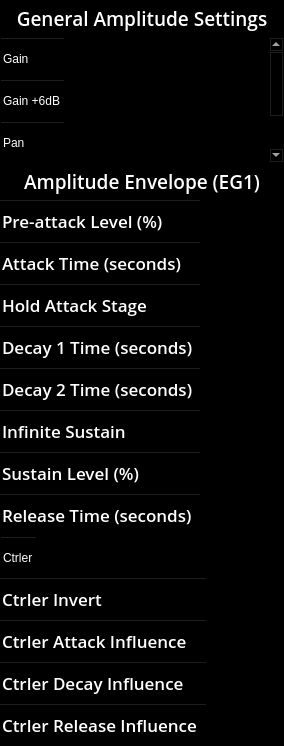
        <widget class="QFrame" name="frameLeft">
         <property name="sizePolicy">
          <sizepolicy hsizetype="Expanding" vsizetype="Expanding">
           <horstretch>0</horstretch>
           <verstretch>0</verstretch>
          </sizepolicy>
         </property>
         <property name="minimumSize">
          <size>
           <width>284</width>
           <height>746</height>
          </size>
         </property>
         <property name="maximumSize">
          <size>
           <width>284</width>
           <height>746</height>
          </size>
         </property>
         <property name="palette">
          <palette>
           <active>
            <colorrole role="WindowText">
             <brush brushstyle="SolidPattern">
              <color alpha="255">
               <red>255</red>
               <green>255</green>
               <blue>255</blue>
              </color>
             </brush>
            </colorrole>
            <colorrole role="Button">
             <brush brushstyle="SolidPattern">
              <color alpha="255">
               <red>0</red>
               <green>0</green>
               <blue>0</blue>
              </color>
             </brush>
            </colorrole>
            <colorrole role="Text">
             <brush brushstyle="SolidPattern">
              <color alpha="255">
               <red>255</red>
               <green>255</green>
               <blue>255</blue>
              </color>
             </brush>
            </colorrole>
            <colorrole role="ButtonText">
             <brush brushstyle="SolidPattern">
              <color alpha="255">
               <red>255</red>
               <green>255</green>
               <blue>255</blue>
              </color>
             </brush>
            </colorrole>
            <colorrole role="Base">
             <brush brushstyle="SolidPattern">
              <color alpha="255">
               <red>0</red>
               <green>0</green>
               <blue>0</blue>
              </color>
             </brush>
            </colorrole>
            <colorrole role="Window">
             <brush brushstyle="SolidPattern">
              <color alpha="255">
               <red>0</red>
               <green>0</green>
               <blue>0</blue>
              </color>
             </brush>
            </colorrole>
           </active>
           <inactive>
            <colorrole role="WindowText">
             <brush brushstyle="SolidPattern">
              <color alpha="255">
               <red>255</red>
               <green>255</green>
               <blue>255</blue>
              </color>
             </brush>
            </colorrole>
            <colorrole role="Button">
             <brush brushstyle="SolidPattern">
              <color alpha="255">
               <red>0</red>
               <green>0</green>
               <blue>0</blue>
              </color>
             </brush>
            </colorrole>
            <colorrole role="Text">
             <brush brushstyle="SolidPattern">
              <color alpha="255">
               <red>255</red>
               <green>255</green>
               <blue>255</blue>
              </color>
             </brush>
            </colorrole>
            <colorrole role="ButtonText">
             <brush brushstyle="SolidPattern">
              <color alpha="255">
               <red>255</red>
               <green>255</green>
               <blue>255</blue>
              </color>
             </brush>
            </colorrole>
            <colorrole role="Base">
             <brush brushstyle="SolidPattern">
              <color alpha="255">
               <red>0</red>
               <green>0</green>
               <blue>0</blue>
              </color>
             </brush>
            </colorrole>
            <colorrole role="Window">
             <brush brushstyle="SolidPattern">
              <color alpha="255">
               <red>0</red>
               <green>0</green>
               <blue>0</blue>
              </color>
             </brush>
            </colorrole>
           </inactive>
           <disabled>
            <colorrole role="WindowText">
             <brush brushstyle="SolidPattern">
              <color alpha="255">
               <red>255</red>
               <green>255</green>
               <blue>255</blue>
              </color>
             </brush>
            </colorrole>
            <colorrole role="Button">
             <brush brushstyle="SolidPattern">
              <color alpha="255">
               <red>0</red>
               <green>0</green>
               <blue>0</blue>
              </color>
             </brush>
            </colorrole>
            <colorrole role="Text">
             <brush brushstyle="SolidPattern">
              <color alpha="255">
               <red>255</red>
               <green>255</green>
               <blue>255</blue>
              </color>
             </brush>
            </colorrole>
            <colorrole role="ButtonText">
             <brush brushstyle="SolidPattern">
              <color alpha="255">
               <red>255</red>
               <green>255</green>
               <blue>255</blue>
              </color>
             </brush>
            </colorrole>
            <colorrole role="Base">
             <brush brushstyle="SolidPattern">
              <color alpha="255">
               <red>0</red>
               <green>0</green>
               <blue>0</blue>
              </color>
             </brush>
            </colorrole>
            <colorrole role="Window">
             <brush brushstyle="SolidPattern">
              <color alpha="255">
               <red>0</red>
               <green>0</green>
               <blue>0</blue>
              </color>
             </brush>
            </colorrole>
           </disabled>
          </palette>
         </property>
         <property name="styleSheet">
          <string notr="true"/>
         </property>
         <property name="frameShape">
          <enum>QFrame::NoFrame</enum>
         </property>
         <property name="frameShadow">
          <enum>QFrame::Raised</enum>
         </property>
         <layout class="QGridLayout" name="gridLayout_3">
          <property name="leftMargin">
           <number>0</number>
          </property>
          <property name="topMargin">
           <number>0</number>
          </property>
          <property name="rightMargin">
           <number>0</number>
          </property>
          <property name="bottomMargin">
           <number>0</number>
          </property>
          <property name="spacing">
           <number>0</number>
          </property>
          <item row="3" column="0">
           <widget class="QTableWidget" name="twAmplitudeEnvelope">
            <property name="minimumSize">
             <size>
              <width>0</width>
              <height>336</height>
             </size>
            </property>
            <property name="maximumSize">
             <size>
              <width>16777215</width>
              <height>336</height>
             </size>
            </property>
            <property name="palette">
             <palette>
              <active>
               <colorrole role="WindowText">
                <brush brushstyle="SolidPattern">
                 <color alpha="255">
                  <red>255</red>
                  <green>255</green>
                  <blue>255</blue>
                 </color>
                </brush>
               </colorrole>
               <colorrole role="Button">
                <brush brushstyle="SolidPattern">
                 <color alpha="0">
                  <red>0</red>
                  <green>0</green>
                  <blue>0</blue>
                 </color>
                </brush>
               </colorrole>
               <colorrole role="Text">
                <brush brushstyle="SolidPattern">
                 <color alpha="255">
                  <red>255</red>
                  <green>255</green>
                  <blue>255</blue>
                 </color>
                </brush>
               </colorrole>
               <colorrole role="ButtonText">
                <brush brushstyle="SolidPattern">
                 <color alpha="255">
                  <red>255</red>
                  <green>255</green>
                  <blue>255</blue>
                 </color>
                </brush>
               </colorrole>
               <colorrole role="Base">
                <brush brushstyle="NoBrush">
                 <color alpha="255">
                  <red>0</red>
                  <green>0</green>
                  <blue>0</blue>
                 </color>
                </brush>
               </colorrole>
               <colorrole role="Window">
                <brush brushstyle="SolidPattern">
                 <color alpha="0">
                  <red>0</red>
                  <green>0</green>
                  <blue>0</blue>
                 </color>
                </brush>
               </colorrole>
               <colorrole role="Highlight">
                <brush brushstyle="SolidPattern">
                 <color alpha="255">
                  <red>239</red>
                  <green>159</green>
                  <blue>31</blue>
                 </color>
                </brush>
               </colorrole>
              </active>
              <inactive>
               <colorrole role="WindowText">
                <brush brushstyle="SolidPattern">
                 <color alpha="255">
                  <red>255</red>
                  <green>255</green>
                  <blue>255</blue>
                 </color>
                </brush>
               </colorrole>
               <colorrole role="Button">
                <brush brushstyle="SolidPattern">
                 <color alpha="0">
                  <red>0</red>
                  <green>0</green>
                  <blue>0</blue>
                 </color>
                </brush>
               </colorrole>
               <colorrole role="Text">
                <brush brushstyle="SolidPattern">
                 <color alpha="255">
                  <red>255</red>
                  <green>255</green>
                  <blue>255</blue>
                 </color>
                </brush>
               </colorrole>
               <colorrole role="ButtonText">
                <brush brushstyle="SolidPattern">
                 <color alpha="255">
                  <red>255</red>
                  <green>255</green>
                  <blue>255</blue>
                 </color>
                </brush>
               </colorrole>
               <colorrole role="Base">
                <brush brushstyle="NoBrush">
                 <color alpha="255">
                  <red>0</red>
                  <green>0</green>
                  <blue>0</blue>
                 </color>
                </brush>
               </colorrole>
               <colorrole role="Window">
                <brush brushstyle="SolidPattern">
                 <color alpha="0">
                  <red>0</red>
                  <green>0</green>
                  <blue>0</blue>
                 </color>
                </brush>
               </colorrole>
               <colorrole role="Highlight">
                <brush brushstyle="SolidPattern">
                 <color alpha="255">
                  <red>239</red>
                  <green>159</green>
                  <blue>31</blue>
                 </color>
                </brush>
               </colorrole>
              </inactive>
              <disabled>
               <colorrole role="WindowText">
                <brush brushstyle="SolidPattern">
                 <color alpha="255">
                  <red>255</red>
                  <green>255</green>
                  <blue>255</blue>
                 </color>
                </brush>
               </colorrole>
               <colorrole role="Button">
                <brush brushstyle="SolidPattern">
                 <color alpha="0">
                  <red>0</red>
                  <green>0</green>
                  <blue>0</blue>
                 </color>
                </brush>
               </colorrole>
               <colorrole role="Text">
                <brush brushstyle="SolidPattern">
                 <color alpha="255">
                  <red>255</red>
                  <green>255</green>
                  <blue>255</blue>
                 </color>
                </brush>
               </colorrole>
               <colorrole role="ButtonText">
                <brush brushstyle="SolidPattern">
                 <color alpha="255">
                  <red>255</red>
                  <green>255</green>
                  <blue>255</blue>
                 </color>
                </brush>
               </colorrole>
               <colorrole role="Base">
                <brush brushstyle="NoBrush">
                 <color alpha="255">
                  <red>0</red>
                  <green>0</green>
                  <blue>0</blue>
                 </color>
                </brush>
               </colorrole>
               <colorrole role="Window">
                <brush brushstyle="SolidPattern">
                 <color alpha="0">
                  <red>0</red>
                  <green>0</green>
                  <blue>0</blue>
                 </color>
                </brush>
               </colorrole>
               <colorrole role="Highlight">
                <brush brushstyle="SolidPattern">
                 <color alpha="255">
                  <red>239</red>
                  <green>159</green>
                  <blue>31</blue>
                 </color>
                </brush>
               </colorrole>
              </disabled>
             </palette>
            </property>
            <property name="font">
             <font>
              <family>Open Sans</family>
              <pointsize>13</pointsize>
              <weight>68</weight>
              <italic>false</italic>
              <bold>true</bold>
             </font>
            </property>
            <property name="styleSheet">
             <string notr="true"/>
            </property>
            <property name="frameShape">
             <enum>QFrame::NoFrame</enum>
            </property>
            <property name="editTriggers">
             <set>QAbstractItemView::EditKeyPressed</set>
            </property>
            <property name="showDropIndicator" stdset="0">
             <bool>false</bool>
            </property>
            <property name="selectionMode">
             <enum>QAbstractItemView::SingleSelection</enum>
            </property>
            <property name="selectionBehavior">
             <enum>QAbstractItemView::SelectRows</enum>
            </property>
            <property name="showGrid">
             <bool>true</bool>
            </property>
            <property name="gridStyle">
             <enum>Qt::NoPen</enum>
            </property>
            <property name="columnCount">
             <number>1</number>
            </property>
            <attribute name="horizontalHeaderVisible">
             <bool>false</bool>
            </attribute>
            <attribute name="horizontalHeaderDefaultSectionSize">
             <number>30</number>
            </attribute>
            <attribute name="horizontalHeaderMinimumSectionSize">
             <number>1</number>
            </attribute>
            <attribute name="horizontalHeaderStretchLastSection">
             <bool>true</bool>
            </attribute>
            <attribute name="verticalHeaderDefaultSectionSize">
             <number>42</number>
            </attribute>
            <row>
             <property name="text">
              <string>Pre-attack Level (%)</string>
             </property>
            </row>
            <row>
             <property name="text">
              <string>Attack Time (seconds)</string>
             </property>
            </row>
            <row>
             <property name="text">
              <string>Hold Attack Stage</string>
             </property>
            </row>
            <row>
             <property name="text">
              <string>Decay 1 Time (seconds)</string>
             </property>
            </row>
            <row>
             <property name="text">
              <string>Decay 2 Time (seconds)</string>
             </property>
            </row>
            <row>
             <property name="text">
              <string>Infinite Sustain</string>
             </property>
            </row>
            <row>
             <property name="text">
              <string>Sustain Level (%)</string>
             </property>
            </row>
            <row>
             <property name="text">
              <string>Release Time (seconds)</string>
             </property>
            </row>
            <column/>
            <item row="0" column="0">
             <property name="text">
              <string/>
             </property>
             <property name="foreground">
              <brush brushstyle="NoBrush">
               <color alpha="255">
                <red>255</red>
                <green>255</green>
                <blue>255</blue>
               </color>
              </brush>
             </property>
            </item>
            <item row="1" column="0">
             <property name="text">
              <string/>
             </property>
             <property name="foreground">
              <brush brushstyle="NoBrush">
               <color alpha="255">
                <red>255</red>
                <green>255</green>
                <blue>255</blue>
               </color>
              </brush>
             </property>
            </item>
            <item row="2" column="0">
             <property name="text">
              <string/>
             </property>
             <property name="foreground">
              <brush brushstyle="NoBrush">
               <color alpha="255">
                <red>255</red>
                <green>255</green>
                <blue>255</blue>
               </color>
              </brush>
             </property>
            </item>
            <item row="3" column="0">
             <property name="text">
              <string/>
             </property>
             <property name="foreground">
              <brush brushstyle="NoBrush">
               <color alpha="255">
                <red>255</red>
                <green>255</green>
                <blue>255</blue>
               </color>
              </brush>
             </property>
            </item>
            <item row="4" column="0">
             <property name="text">
              <string/>
             </property>
             <property name="foreground">
              <brush brushstyle="NoBrush">
               <color alpha="255">
                <red>255</red>
                <green>255</green>
                <blue>255</blue>
               </color>
              </brush>
             </property>
            </item>
            <item row="5" column="0">
             <property name="text">
              <string/>
             </property>
             <property name="foreground">
              <brush brushstyle="NoBrush">
               <color alpha="255">
                <red>255</red>
                <green>255</green>
                <blue>255</blue>
               </color>
              </brush>
             </property>
            </item>
            <item row="6" column="0">
             <property name="text">
              <string/>
             </property>
             <property name="foreground">
              <brush brushstyle="NoBrush">
               <color alpha="255">
                <red>255</red>
                <green>255</green>
                <blue>255</blue>
               </color>
              </brush>
             </property>
            </item>
            <item row="7" column="0">
             <property name="text">
              <string/>
             </property>
             <property name="foreground">
              <brush brushstyle="NoBrush">
               <color alpha="255">
                <red>255</red>
                <green>255</green>
                <blue>255</blue>
               </color>
              </brush>
             </property>
            </item>
           </widget>
          </item>
          <item row="5" column="0">
           <widget class="QTableWidget" name="twControllerInfluence">
            <property name="minimumSize">
             <size>
              <width>0</width>
              <height>168</height>
             </size>
            </property>
            <property name="maximumSize">
             <size>
              <width>16777215</width>
              <height>168</height>
             </size>
            </property>
            <property name="font">
             <font>
              <family>Open Sans</family>
              <pointsize>13</pointsize>
              <weight>68</weight>
              <italic>false</italic>
              <bold>true</bold>
             </font>
            </property>
            <property name="styleSheet">
             <string notr="true"/>
            </property>
            <property name="frameShape">
             <enum>QFrame::NoFrame</enum>
            </property>
            <property name="selectionMode">
             <enum>QAbstractItemView::SingleSelection</enum>
            </property>
            <property name="selectionBehavior">
             <enum>QAbstractItemView::SelectRows</enum>
            </property>
            <property name="showGrid">
             <bool>true</bool>
            </property>
            <property name="gridStyle">
             <enum>Qt::NoPen</enum>
            </property>
            <property name="columnCount">
             <number>1</number>
            </property>
            <attribute name="horizontalHeaderVisible">
             <bool>false</bool>
            </attribute>
            <attribute name="horizontalHeaderStretchLastSection">
             <bool>true</bool>
            </attribute>
            <attribute name="verticalHeaderDefaultSectionSize">
             <number>42</number>
            </attribute>
            <row>
             <property name="text">
              <string>Ctrler Invert</string>
             </property>
            </row>
            <row>
             <property name="text">
              <string>Ctrler Attack Influence</string>
             </property>
            </row>
            <row>
             <property name="text">
              <string>Ctrler Decay Influence</string>
             </property>
            </row>
            <row>
             <property name="text">
              <string>Ctrler Release Influence</string>
             </property>
            </row>
            <column/>
           </widget>
          </item>
          <item row="1" column="0">
           <widget class="QTableWidget" name="twAmplitudeBasic">
            <property name="minimumSize">
             <size>
              <width>0</width>
              <height>126</height>
             </size>
            </property>
            <property name="maximumSize">
             <size>
              <width>16777215</width>
              <height>126</height>
             </size>
            </property>
            <property name="styleSheet">
             <string notr="true"/>
            </property>
            <property name="editTriggers">
             <set>QAbstractItemView::EditKeyPressed</set>
            </property>
            <property name="selectionMode">
             <enum>QAbstractItemView::SingleSelection</enum>
            </property>
            <property name="selectionBehavior">
             <enum>QAbstractItemView::SelectRows</enum>
            </property>
            <property name="gridStyle">
             <enum>Qt::NoPen</enum>
            </property>
            <property name="columnCount">
             <number>1</number>
            </property>
            <attribute name="horizontalHeaderVisible">
             <bool>false</bool>
            </attribute>
            <attribute name="horizontalHeaderDefaultSectionSize">
             <number>100</number>
            </attribute>
            <attribute name="horizontalHeaderStretchLastSection">
             <bool>true</bool>
            </attribute>
            <attribute name="verticalHeaderDefaultSectionSize">
             <number>42</number>
            </attribute>
            <row>
             <property name="text">
              <string>Gain</string>
             </property>
            </row>
            <row>
             <property name="text">
              <string>Gain +6dB</string>
             </property>
            </row>
            <row>
             <property name="text">
              <string>Pan</string>
             </property>
            </row>
            <column/>
           </widget>
          </item>
          <item row="0" column="0">
           <widget class="QLabel" name="lbGeneralSettings">
            <property name="minimumSize">
             <size>
              <width>0</width>
              <height>37</height>
             </size>
            </property>
            <property name="maximumSize">
             <size>
              <width>16777215</width>
              <height>37</height>
             </size>
            </property>
            <property name="font">
             <font>
              <family>Open Sans</family>
              <pointsize>14</pointsize>
              <weight>68</weight>
              <italic>false</italic>
              <bold>true</bold>
             </font>
            </property>
            <property name="styleSheet">
             <string notr="true"/>
            </property>
            <property name="text">
             <string>General Amplitude Settings</string>
            </property>
            <property name="alignment">
             <set>Qt::AlignCenter</set>
            </property>
           </widget>
          </item>
          <item row="4" column="0">
           <widget class="QTableWidget" name="twController">
            <property name="sizePolicy">
             <sizepolicy hsizetype="Expanding" vsizetype="Fixed">
              <horstretch>0</horstretch>
              <verstretch>0</verstretch>
             </sizepolicy>
            </property>
            <property name="minimumSize">
             <size>
              <width>0</width>
              <height>42</height>
             </size>
            </property>
            <property name="maximumSize">
             <size>
              <width>16777215</width>
              <height>42</height>
             </size>
            </property>
            <property name="styleSheet">
             <string notr="true"/>
            </property>
            <property name="editTriggers">
             <set>QAbstractItemView::EditKeyPressed</set>
            </property>
            <property name="selectionMode">
             <enum>QAbstractItemView::SingleSelection</enum>
            </property>
            <property name="selectionBehavior">
             <enum>QAbstractItemView::SelectRows</enum>
            </property>
            <property name="gridStyle">
             <enum>Qt::NoPen</enum>
            </property>
            <property name="columnCount">
             <number>1</number>
            </property>
            <attribute name="horizontalHeaderVisible">
             <bool>false</bool>
            </attribute>
            <attribute name="horizontalHeaderStretchLastSection">
             <bool>true</bool>
            </attribute>
            <attribute name="verticalHeaderDefaultSectionSize">
             <number>42</number>
            </attribute>
            <attribute name="verticalHeaderStretchLastSection">
             <bool>false</bool>
            </attribute>
            <row>
             <property name="text">
              <string>Ctrler</string>
             </property>
            </row>
            <column/>
           </widget>
          </item>
          <item row="2" column="0">
           <widget class="QLabel" name="lbEnvelope">
            <property name="minimumSize">
             <size>
              <width>0</width>
              <height>37</height>
             </size>
            </property>
            <property name="maximumSize">
             <size>
              <width>16777215</width>
              <height>37</height>
             </size>
            </property>
            <property name="font">
             <font>
              <family>Open Sans</family>
              <pointsize>14</pointsize>
              <weight>68</weight>
              <italic>false</italic>
              <bold>true</bold>
             </font>
            </property>
            <property name="styleSheet">
             <string notr="true"/>
            </property>
            <property name="text">
             <string>Amplitude Envelope (EG1)</string>
            </property>
            <property name="alignment">
             <set>Qt::AlignCenter</set>
            </property>
           </widget>
          </item>
         </layout>
        </widget>
